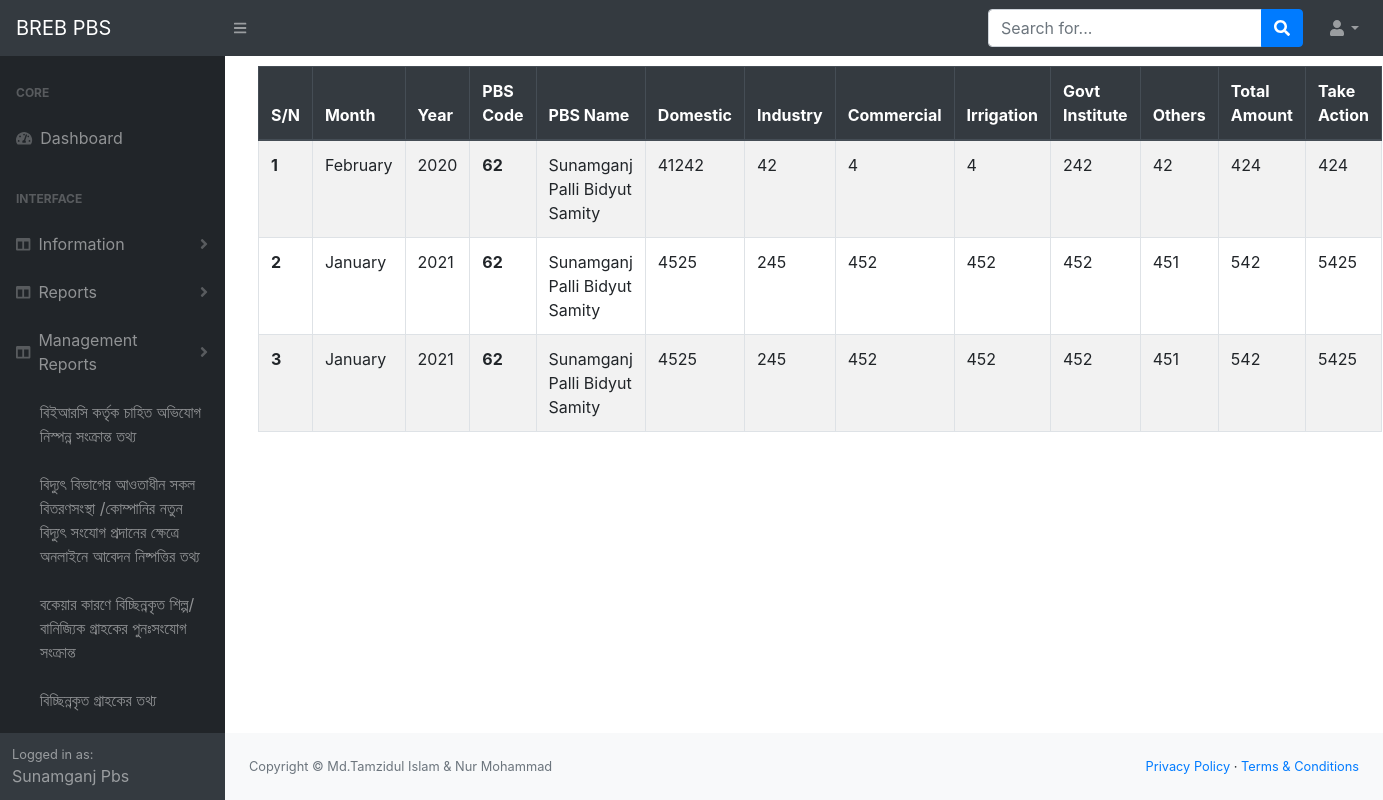
The app's page /my-dc-consumer (signed in) with its own data.
### infoapp/models.py (models this page shows, shortened)
class DcConsumerInfo(models.Model):
    pbs_code=models.IntegerField(blank=True, null=True)
    management_code=models.IntegerField(blank=True,null=True)
    month=models.CharField(max_length=10, blank=True, null=True)
    year=models.CharField(max_length=10,blank=True, null=True)
    domestic=models.CharField(max_length=250, blank=True,null=True)
    industry=models.CharField(max_length=250, blank=True, null=True)
    commercial=models.CharField(max_length=250, blank=True, null=True)
    irrigation=models.CharField(max_length=250, blank=True, null=True)
    govt_institute=models.CharField(max_length=250, blank=True, null=True)
    other=models.CharField(max_length=250, blank=True, null=True)
    total_amount=models.CharField(max_length=250, blank=True, null=True)
    taken_action=models.TextField(max_length=250, blank=True, null=True)

class PbsInfo(models.Model):
    user=models.OneToOneField(User, on_delete=models.CASCADE)
    pbs_name=models.CharField(max_length=50)
    pbs_name_benglai=models.CharField(max_length=50)
    pbs_code=models.IntegerField(blank=True, null= True)
    management_code=models.IntegerField(blank=True, null=True)
    address=models.TextField(blank=True, null=True)
    mobile_no=models.TextField(blank=True , null=True)

### infoapp/views.py (the view)
# urls.py: path('my-dc-consumer', views.my_dc_consumer , name='my_dc_consumer'),
def my_dc_consumer(request):
    current_user=request.user
    user_id=current_user.id
    user_pbs_info=PbsInfo.objects.get(user__pk=user_id)
    pbs_code=user_pbs_info.pbs_code
    print(pbs_code)
    my_data=DcConsumerInfo.objects.filter(pbs_code=pbs_code)
    context={'my_data':my_data,'user_pbs_info':user_pbs_info}
    return render(request, 'my_dc_consumer.html',context)

### templates/my_dc_consumer.html
{% extends 'base.html'%}
{% block content %}
<div class="container">
    <div class="cow">
        <table class="table table-striped table-bordered" style="margin-top: 10px;">
            <thead class="thead-dark">
              <tr>
                <th scope="col">S/N</th>
                <th scope="col">Month</th>
                <th scope="col">Year</th>
                <th scope="col">PBS Code</th>
                <th scope="col">PBS Name</th>
                <th scope="col">Domestic</th>
                <th scope="col">Industry</th>
                <th scope="col">Commercial</th>
                <th scope="col">Irrigation</th>
                <th scope="col">Govt Institute</th>
                <th scope="col">Others</th>
                <th scope="col">Total Amount</th>
                <th scope="col">Take Action</th>
              </tr>
            </thead>
            <tbody>
                {% for my_data in my_data%}
              <tr>
                <th>{{ forloop.counter }}</th>
                <td>{{ my_data.month }}</td>
                <td>{{ my_data.year }}</td>
                <th scope="row">{{ my_data.pbs_code }}</th>
                <td>{{ user_pbs_info.pbs_name }}</td>
                <td>{{ my_data.domestic }}</td>
                <td>{{ my_data.industry }}</td>
                <td>{{ my_data.commercial }}</td>
                <td>{{ my_data.irrigation }}</td>
                <td>{{ my_data.govt_institute }}</td>
                <td>{{ my_data.other }}</td>
                <td>{{ my_data.total_amount }}</td>
                <td>{{ my_data.taken_action }}</td>
              </tr>
              {% endfor %}
            </tbody>
        </table>
    </div>
</div>
{% endblock %}

### templates/base.html (shortened to what this page needs)
{% load static %}
<!DOCTYPE html>
<html lang="en">
    <head>
        <link href="{% static 'css/styles.css'%}" rel="stylesheet" />
        <link href="https://cdn.datatables.net/1.10.20/css/dataTables.bootstrap4.min.css" rel="stylesheet" />
    </head>
    <body class="sb-nav-fixed">
        <nav class="sb-topnav navbar navbar-expand navbar-dark bg-dark">
            <a class="navbar-brand" href="home_page.html">BREB PBS</a>
            <button class="btn btn-link btn-sm order-1 order-lg-0" id="sidebarToggle" href="#"><i class="fas fa-bars"></i></button>
            <form class="d-none d-md-inline-block form-inline ml-auto mr-0 mr-md-3 my-2 my-md-0">
                <div class="input-group">
                    <input class="form-control" type="text" placeholder="Search for..." aria-label="Search" aria-describedby="basic-addon2" />
                    <div class="input-group-append">
                        <button class="btn btn-primary" type="button"><i class="fas fa-search"></i></button>
                    </div>
                </div>
            </form>
            <ul class="navbar-nav ml-auto ml-md-0">
                <li class="nav-item dropdown">
                    <a class="nav-link dropdown-toggle" id="userDropdown" href="#" role="button" data-toggle="dropdown" aria-haspopup="true" aria-expanded="false"><i class="fas fa-user fa-fw"></i></a>
                </li>
            </ul>
        </nav>
        <div id="layoutSidenav">
            <div id="layoutSidenav_nav">
                <nav class="sb-sidenav accordion sb-sidenav-dark" id="sidenavAccordion">
                    <div class="sb-sidenav-menu">
                        <div class="nav">
                            <div class="sb-sidenav-menu-heading">Core</div>
                            <a class="nav-link" href="index.html">
                                <div class="sb-nav-link-icon"><i class="fas fa-tachometer-alt"></i></div>
                                Dashboard
                            </a>
                            <div class="sb-sidenav-menu-heading">Interface</div>
                            <a class="nav-link collapsed" href="#" data-toggle="collapse" data-target="#collapseLayouts" aria-expanded="false" aria-controls="collapseLayouts">
                                <div class="sb-nav-link-icon"><i class="fas fa-columns"></i></div>
                                Information
                                <div class="sb-sidenav-collapse-arrow"><i class="fas fa-angle-down"></i></div>
                            </a>
                            <a class="nav-link collapsed" href="#" data-toggle="collapse" data-target="#collapseLayoutss" aria-expanded="false" aria-controls="collapseLayouts">
                                <div class="sb-nav-link-icon"><i class="fas fa-columns"></i></div>
                                Reports
                                <div class="sb-sidenav-collapse-arrow"><i class="fas fa-angle-down"></i></div>
                            </a>
                            <a class="nav-link collapsed" href="#" data-toggle="collaps" data-target="#collapseLayoutss" aria-expanded="false" aria-controls="collapseLayouts">
                                <div class="sb-nav-link-icon"><i class="fas fa-columns"></i></div>
                                Management Reports
                                <div class="sb-sidenav-collapse-arrow"><i class="fas fa-angle-down"></i></div>
                            </a>
                            <div class="collaps" id="collapseLayoutss" aria-labelledby="headingOne" data-parent="#sidenavAccordion">
                                <nav class="sb-sidenav-menu-nested nav">
                                    <a class="nav-link" href="{% url 'infoapp:m_berc_info' %}">বিইআরসি কর্তৃক চাহিত অভিযোগ নিস্পন্ন সংক্রান্ত তথ্য</a>
                                    <a class="nav-link" href="{% url 'infoapp:m_new_con_info' %}">বিদ্যুৎ বিভাগের আওতাধীন সকল বিতরণসংস্থা /কোম্পানির নতুন বিদ্যুৎ সংযোগ প্রদানের ক্ষেত্রে অনলাইনে আবেদন নিষ্পত্তির তথ্য</a>
                                    <a class="nav-link" href="{% url 'infoapp:m_industry_commercial_dc_rc' %}">বকেয়ার কারণে বিচ্ছিন্নকৃত শিল্প/বানিজ্যিক গ্রাহকের পুনঃসংযোগ সংক্রান্ত</a>
                                    <a class="nav-link" href="{% url 'infoapp:m_dc_consumer' %}">বিচ্ছিন্নকৃত গ্রাহকের তথ্য</a>
                                    <a class="nav-link" href="{% url 'infoapp:m_connected_consumer' %}">অবিচ্ছিন্নকৃত গ্রাহকের তথ্য</a>
                                </nav>
                            </div>
                        </div>
                    </div>
                    <div class="sb-sidenav-footer">
                        <div class="small">Logged in as:</div>
                        {{ user.first_name|title}}    {{user.last_name|title}}
                    </div>
                </nav>
            </div>
            <div id="layoutSidenav_content">
                {% block content %}
                {% endblock %}
                <footer class="py-4 bg-light mt-auto">
                    <div class="container-fluid">
                        <div class="d-flex align-items-center justify-content-between small">
                            <div class="text-muted">Copyright &copy; Md.Tamzidul Islam & Nur Mohammad</div>
                            <div>
                                <a href="#">Privacy Policy</a>
                                &middot;
                                <a href="#">Terms &amp; Conditions</a>
                            </div>
                        </div>
                    </div>
                </footer>
            </div>
        </div>
    </body>
</html>

### records on screen
DcConsumerInfo: month "February", year "2020", pbs_code "62", domestic "41242", industry "42", commercial "4", irrigation "4", govt_institute "242", other "42", total_amount "424", taken_action "424"
PbsInfo: pbs_name "Sunamganj Palli Bidyut Samity"
DcConsumerInfo: month "January", year "2021", pbs_code "62", domestic "4525", industry "245", commercial "452", irrigation "452", govt_institute "452", other "451", total_amount "542", taken_action "5425"
DcConsumerInfo: month "January", year "2021", pbs_code "62", domestic "4525", industry "245", commercial "452", irrigation "452", govt_institute "452", other "451", total_amount "542", taken_action "5425"

### other values on screen
{{ user.first_name|title }} "Sunamganj"
{{ user.last_name|title }} "Pbs"
